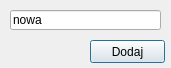
<?xml version="1.0" encoding="UTF-8"?>
<ui version="4.0">
 <class>NewClass</class>
 <widget class="QDialog" name="NewClass">
  <property name="geometry">
   <rect>
    <x>0</x>
    <y>0</y>
    <width>171</width>
    <height>68</height>
   </rect>
  </property>
  <property name="minimumSize">
   <size>
    <width>171</width>
    <height>68</height>
   </size>
  </property>
  <property name="maximumSize">
   <size>
    <width>171</width>
    <height>68</height>
   </size>
  </property>
  <property name="windowTitle">
   <string>Nowa Klasa</string>
  </property>
  <widget class="QPushButton" name="OKButton">
   <property name="geometry">
    <rect>
     <x>90</x>
     <y>40</y>
     <width>75</width>
     <height>23</height>
    </rect>
   </property>
   <property name="text">
    <string>Dodaj</string>
   </property>
  </widget>
  <widget class="QLineEdit" name="ClassName">
   <property name="geometry">
    <rect>
     <x>10</x>
     <y>10</y>
     <width>151</width>
     <height>20</height>
    </rect>
   </property>
   <property name="text">
    <string>nowa</string>
   </property>
  </widget>
 </widget>
 <resources/>
 <connections/>
</ui>
